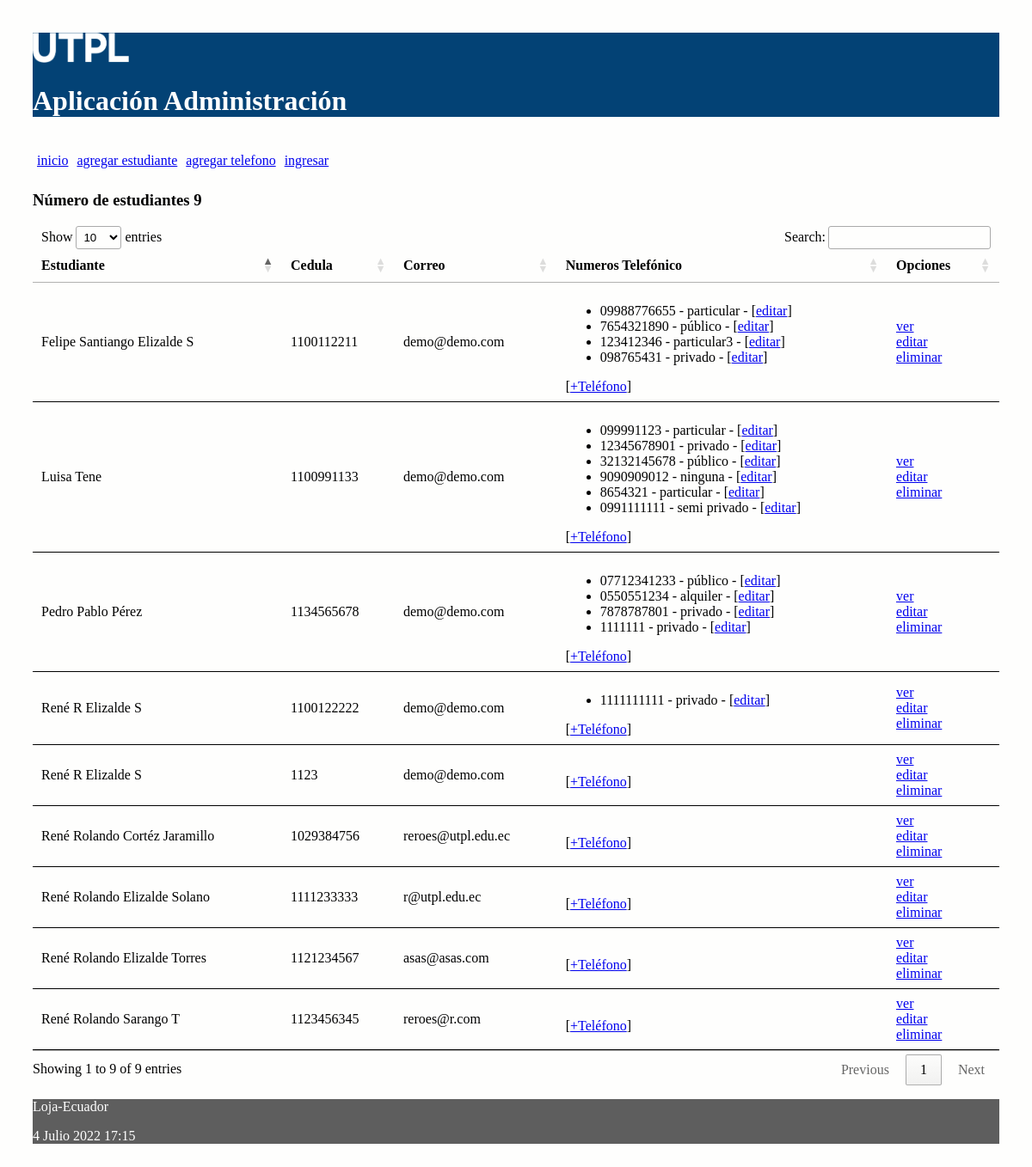
Before: / with the older database file.
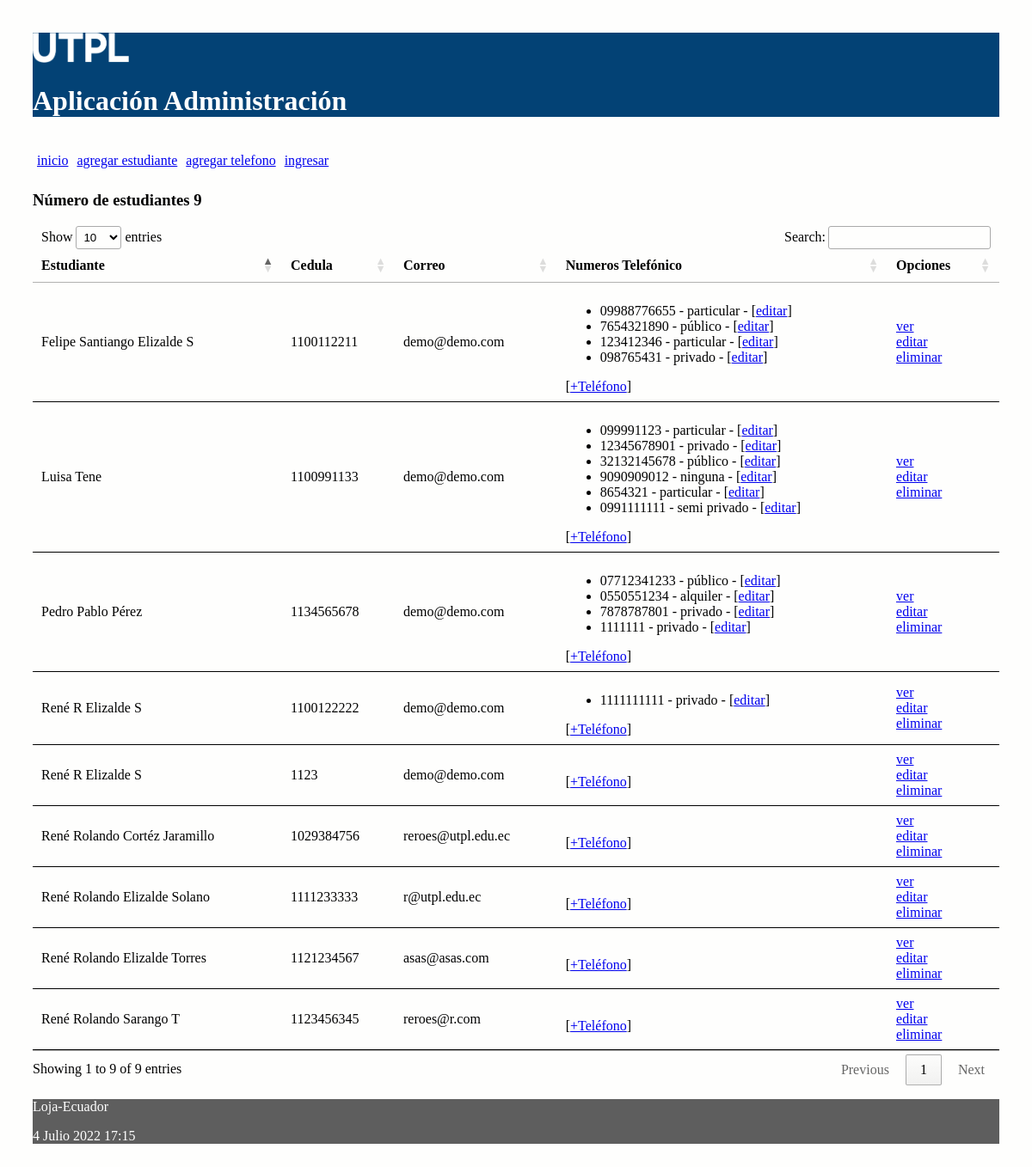
After: the same page with the newer database file.
### administrativo/models.py (models this page shows, shortened)
class Estudiante(models.Model):
    nombre = models.CharField(max_length=30)
    apellido = models.CharField(max_length=30)
    cedula = models.CharField(max_length=30, unique=True)
    correo = models.EmailField()

class NumeroTelefonico(models.Model):
    telefono = models.CharField(max_length=100)
    tipo = models.CharField(max_length=100)
    estudiante = models.ForeignKey(Estudiante, on_delete=models.CASCADE,
            related_name="numeros_telefonicos")

### administrativo/views.py (the view)
# urls.py: path('', views.index, name='index'),
def index(request):
    estudiantes = Estudiante.objects.all()
    informacion_template = {'estudiantes': estudiantes, 'numero_estudiantes': len(estudiantes)}
    return render(request, 'index.html', informacion_template)

### administrativo/templates/index.html (shortened to what this page needs)
{% extends "master.html" %}
{% block content %}
<h3>Número de estudiantes {{ numero_estudiantes }}</h3>
<table id="tabla_datos">
  <thead>
    <tr>
      <th>Estudiante</th>
      <th>Cedula</th>
      <th>Correo</th>
      <th>Numeros Telefónico </th>
      <th>Opciones</th>
    </tr>
  </thead>
  {% for e in estudiantes %}
  <tr>
    <td> {{e.nombre}} {{e.apellido}}</td>
    <td> {{e.cedula}}</td>
    <td> {{e.correo}}</td>
    <td>
      <ul>
        {% for t in e.numeros_telefonicos.all %}
          <li>
            <span>{{t.telefono}} - {{t.tipo}} - [<a href="{% url 'editar_numero_telefonico' t.id %}">editar</a>] </span>
          </li>
        {% endfor %}
      </ul>
        [<a href="{% url 'crear_numero_telefonico_estudiante' e.id%}">+Teléfono</a>]
    </td>
    <td> <a href="{% url 'obtener_estudiante' e.id %}">ver</a> <br>
      <a href="{% url 'editar_estudiante' e.id %}">editar</a> <br>
      <a href="{% url 'eliminar_estudiante' e.id %}"
      onclick="return confirm('¿Está seguro de la eliminación?')" >
      eliminar</a>
    </td>
  </tr>
  {% endfor %}
</table>
{% endblock %}

### administrativo/templates/master.html (shortened to what this page needs)
<!DOCTYPE html>
<html>
  <head>
    {% load static %}
    <link rel="stylesheet" type="text/css" href="{% static 'css/estilos.css' %}">
    <link rel="stylesheet" type="text/css" href="https://cdn.datatables.net/1.10.25/css/jquery.dataTables.min.css">
  </head>
  <body>
  <header>
    <img src="{% static 'images/logo.png' %}" height="10%" width="10%" alt="My image">
    <h1>Aplicación Administración </h1>
    <nav class="top_menu">
      <ul>
        <li><a href="{% url 'index' %}">inicio</a></li>
        <li><a href="{% url 'crear_estudiante' %}">agregar estudiante</a></li>
        <li><a href="{% url 'crear_numero_telefonico' %}">agregar telefono</a></li>
        {% if user.is_authenticated %}
          <li><a href="{% url 'logout_view' %}">salir</a></li>
        {% else %}
          <li><a href="{% url 'login' %}">ingresar</a></li>
        {% endif %}
      </ul>
    </nav>
  </header>
  <section>
      {% block content %}
      {% endblock %}
  </section>
    <footer>
      <p>Loja-Ecuador</p>
      <p>{% now "j F Y H:i" %}</p>
    </footer>
  </body>
</html>

### administrativo/static/css/estilos.css (style rules this page uses)
body { background: #FEFEFD; padding: 30px; }
header { background: #034275; color: #FFF; }
section { width: 100%; }
th, td { padding: 15px; border-bottom: 1px solid black; }
.top_menu ul { list-style:none; float:left; padding: 5px; width:95%; }
.top_menu ul li { float:left; margin-right:10px; margin-bottom:5px; text: #FFF; }
footer { background: #5E5E5E; color: #FFF; }

Changed rows visible on the page:
changed NumeroTelefonico (number 13 of 15 on the later page): tipo "particular3" → "particular"
